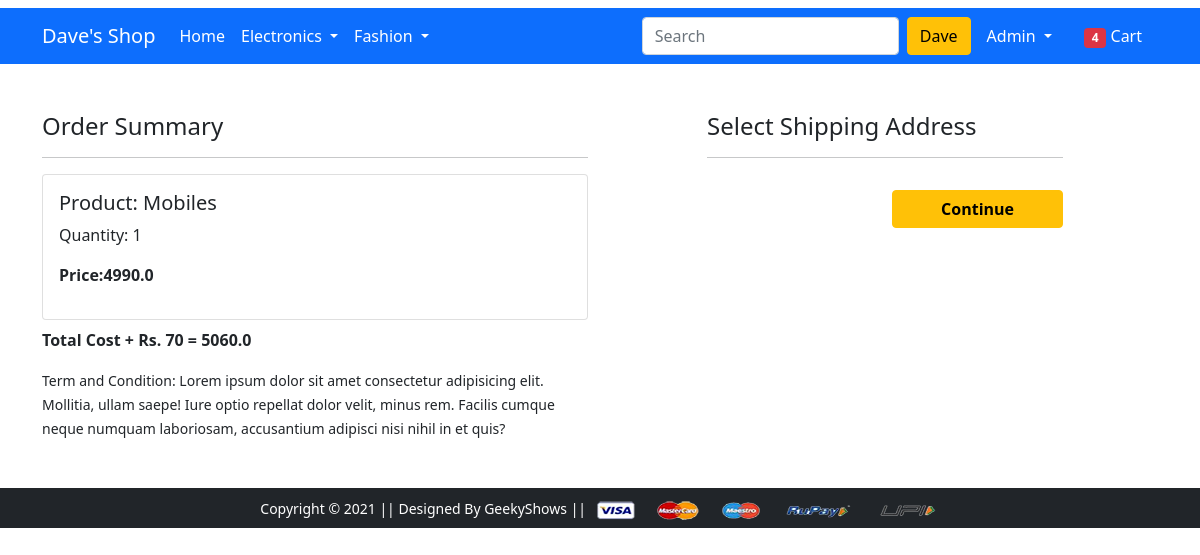
Screenshot of /checkout/ (signed in) with the database file from the repository.
### shop/models.py (models this page shows, shortened)
class Cart(models.Model):
    user = models.ForeignKey(User,on_delete=models.CASCADE)
    product = models.ForeignKey(Product,on_delete=models.CASCADE)
    quantity = models.PositiveIntegerField(default=1)
    @property
    def total_cost(self):
        return self.quantity * self.product.discounted_price

class Product(models.Model):
    title = models.CharField(max_length=100)
    selling_price = models.FloatField()
    discounted_price=models.FloatField()
    description = models.TextField()
    brand= models.CharField(max_length=100)
    category=models.CharField(choices=CATEGORY_CHOICES,max_length=2)
    product_image=models.ImageField(upload_to='productimg')

### shop/views.py (the view)
# urls.py: path('checkout/',views.checkout,name='checkout'),
@login_required
def checkout(request):
    user=request.user
    add =Customer.objects.filter(user=request.user)
    cart_items = Cart.objects.filter(user=user)
    amount= 0.0
    shipping_amount = 70.0
    cart_product = [p for p in Cart.objects.all() if p.user==request.user]
    if cart_product:
        for p in cart_product:
            tempamount = (p.product.discounted_price * p.quantity)
            amount += tempamount
        totalamount = amount + shipping_amount
    return render(request,'shop/checkout.html',{'add':add,'totalamount':totalamount,'cart_items':cart_items})

### shop/templates/shop/checkout.html (shortened to what this page needs)
{% extends "shop/base.html" %}
{% load static %}
{% block main-content %}
<div class="container">
 <div class="row mt-5">
  <div class="col-sm-6">
    <h4>Order Summary</h4>
    <hr>
    {% for  item in cart_items  %}
      <div class="card mb-2">
        <div class="card-body">
          <h5>Product: {{item.product.title}}</h5>
          <p>Quantity: {{item.quantity}}</p>
          <p class="fw-bold">Price:{{item.total_cost}}</p>
        </div>
      </div>
      {% endfor %}
      <p class='fw-bold'>Total Cost + Rs. 70 = {{totalamount}}</p>
    <small>Term and Condition: Lorem ipsum dolor sit amet consectetur adipisicing elit. Mollitia, ullam saepe! Iure optio repellat dolor velit, minus rem. Facilis cumque neque numquam laboriosam, accusantium adipisci nisi nihil in et quis?</small>
  </div>
  <div class="col-sm-4 offset-sm-1">
    <h4>Select Shipping Address</h4>
    <hr>
    <form action="/paymentdone">
        <div class="text-end">
          <button type="submit" class="btn btn-warning mt-3 px-5 fw-bold">Continue</button>
        </div>
      </form>
    </div>
  </div>
</div>
{% endblock main-content %}

### shop/templates/shop/base.html (shortened to what this page needs)
<!DOCTYPE html>
{% load static %}
<html lang="en">
<head>
    <link href="https://cdn.jsdelivr.net/npm/bootstrap@5.0.0-beta1/dist/css/bootstrap.min.css" rel="stylesheet">
    <link rel="stylesheet" href="{% static 'shop/css/owl.carousel.min.css' %}">
    <link rel="stylesheet" href="{% static 'shop/css/all.min.css' %}">
    <link rel="stylesheet" href="{% static 'shop/css/style.css' %}">
</head>
<body>
    <nav class="navbar navbar-expand-lg navbar-dark bg-primary">
     <div class="container">
       <a class="navbar-brand" href="/">Dave's Shop</a>
       <div class="collapse navbar-collapse" id="navbarSupportedContent">
         <ul class="navbar-nav me-auto mb-2 mb-lg-0">
           <li class="nav-item">
             <a class="nav-link active" aria-current="page" href="/">Home</a>
           </li>
           <li class="nav-item dropdown">
             <a class="nav-link dropdown-toggle text-white" href="#" id="electronicsDropdown" role="button" data-bs-toggle="dropdown" aria-expanded="false">
               Electronics
             </a>
           </li>
           <li class="nav-item dropdown">
             <a class="nav-link dropdown-toggle text-white" href="#" id="fashionDropdown" role="button" data-bs-toggle="dropdown" aria-expanded="false">
               Fashion
             </a>
           </li>
         </ul>
         <form class="d-flex">
           <input class="form-control me-2" type="search" placeholder="Search" aria-label="Search">
           <button class="btn btn-warning" type="submit">Dave</button>
         </form>
         <div>
          <ul class="navbar-nav me-auto mb-2 mb-lg-0">
           {% if request.user.is_authenticated %}
           <li class="nav-item dropdown mx-2">
              <a class="nav-link dropdown-toggle text-white" href="#" id="profileDropdown" role="button" data-bs-toggle="dropdown" aria-expanded="false">
               {{request.user.username|capfirst}}
              </a>
            </li>
            <li class="nav-item mx-2">
             <a href="{% url 'showcart' %}" class="nav-link text-white"><span class="badge bg-danger">4</span> Cart </a>
            </li>
            {% endif %}
          </ul>
         </div>
       </div>
     </div>
    </nav>
    {% block main-content %} {% endblock main-content %}
    <footer class="container-fluid bg-dark text-center p-2 mt-5">
        <small class="text-white">Copyright &copy; 2021 || Designed By GeekyShows || </small>
        <img src="{% static 'shop/images/payment.png' %}" alt="" srcset="" class="img-fluid" height="2px">
    </footer>
</body>
</html>

### rows the page displays
Cart: product "Mobiles", quantity "1", total_cost "4990.0"

### other values shown
{{ request.user.username|capfirst }} "Admin"
{{ totalamount }} "5060.0"
